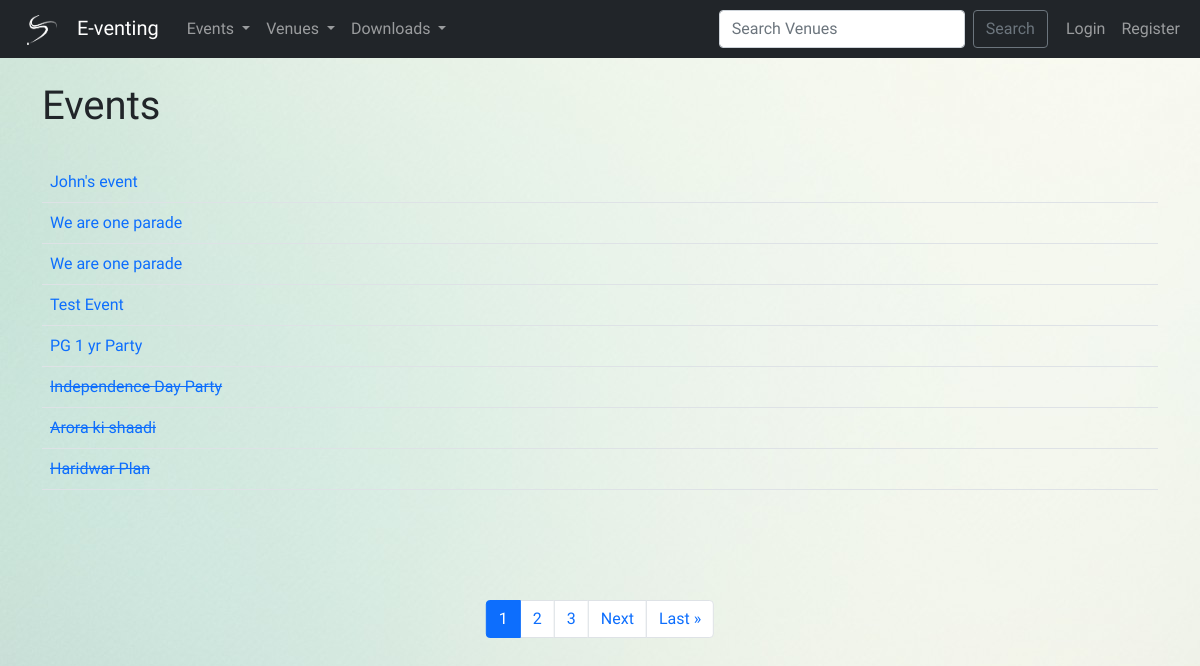
/events, run on an earlier commit of the app's database.
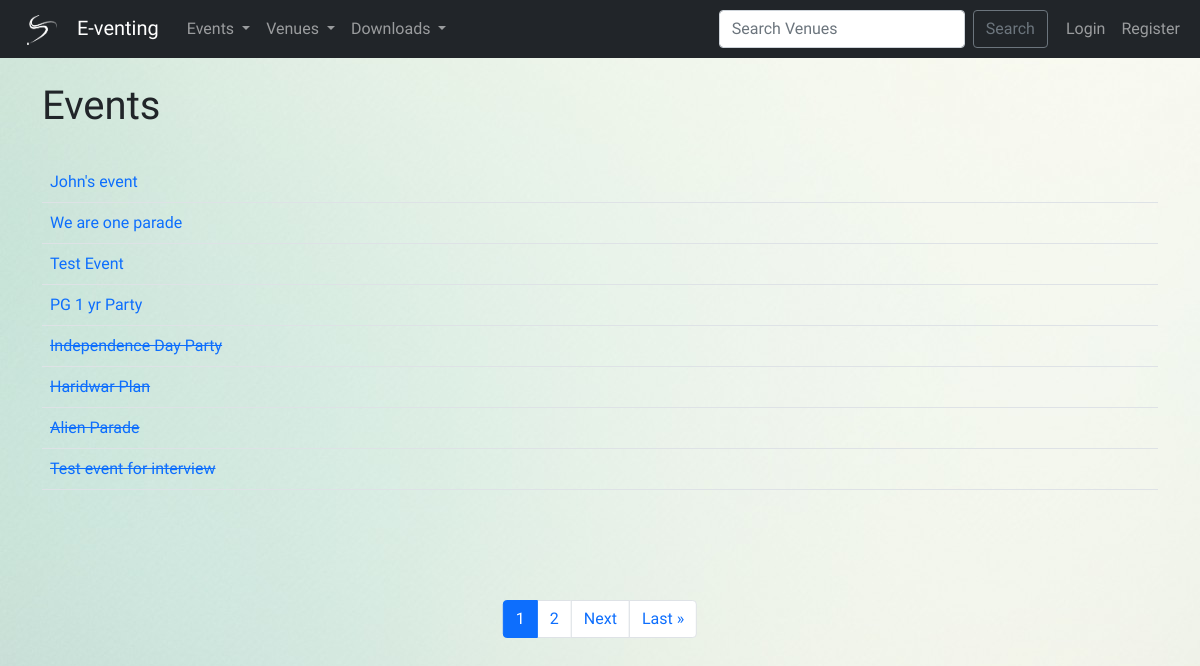
And on a later commit of the database.
### events/models.py (models this page shows, shortened)
class Event(models.Model):
    name = models.CharField('Event Name', max_length=120)
    event_date = models.DateTimeField('Event Date')
    venue = models.ForeignKey(Venue, blank=True, null=True, on_delete=models.CASCADE)
    manager = models.ForeignKey(User, blank=True, null=True, on_delete=models.SET_NULL,related_name='manager')
    description = models.TextField(blank=True)
    attendees = models.ManyToManyField(Attendee, blank=True)
    approved = models.BooleanField(default=False)
    def __str__(self):
        return self.name
    @property
    def Is_past(self):
        today = date.today()
        if self.event_date.date() > today:
            occurred = 'Future'
        else:
            occurred = 'Past'
        return occurred

### events/views.py (the view)
# urls.py: path('events', views.all_events, name='list-events'),
def all_events(request):
    p = Paginator(Event.objects.filter(approved=True).order_by('-event_date'), 8)
    page = request.GET.get('page')
    event_list = p.get_page(page)
    nums = 'a'*event_list.paginator.num_pages
    return render(request, 'events/event_list.html', {
        'event_list': event_list,
        'nums':nums
    })

### events/templates/events/event_list.html (shortened to what this page needs)
{% extends 'events/base.html' %}
{% block content %}
    <h1>Events</h1>
    <br>
    <table class="table table-hover">
        {% for event in event_list %}
            <tr>
                <td>
                    <a href="{% url 'show-event' event.id%}" style="text-decoration: none;">
                        {% if event.Is_past == 'Past' %}
                            <del>{{event}}</del>
                        {% else %}
                            {{event}}
                        {% endif %}
                    </a>
                </td>
                {%if user.is_authenticated and user == event.manager %}
                <td align='right'>
                    <a href="{% url 'update-event' event.id%}" class="btn btn-outline-secondary btn-sm">Update</a>
                    <a href="{% url 'delete-event' event.id%}" class="btn btn-outline-danger btn-sm">Delete</a>
                </td>
                {% else %}
                    <td align='right'/>
                {% endif %}
            </tr>
        {% endfor %}
    </table>
    <div style="position: absolute;top: 75%;left: 50%;transform: translateX(-50%);">
        <nav aria-label="Page navigation example">
            <ul class="pagination justify-content-center">
            {% for i in nums %}
                {% if forloop.counter == event_list.number %}
                    <li class="page-item active"><a class="page-link" href="?page={{forloop.counter}}">{{ forloop.counter}}</a></li>
                {% else %}
                    <li class="page-item"><a class="page-link" href="?page={{forloop.counter}}">{{ forloop.counter}}</a></li>
                {% endif %}
            {% endfor %}
            {% if event_list.has_next %}
                <li class="page-item"><a class="page-link" href="?page={{event_list.next_page_number}}">Next</a></li>
                <li class="page-item"><a class="page-link" href="?page={{event_list.paginator.num_pages}}">Last &raquo</a></li>
            {% endif %}
            </ul>
        </nav>
    </div>
    <br><br>
{% endblock %}

What changed in the data, as far as the page shows it:
removed Event: name "We are one parade"
removed Event: name "Arora ki shaadi"
now on this page (row unchanged): Event: name "Alien Parade"
now on this page (row unchanged): Event: name "Test event for interview"
Also different on the page:
list line gone: "3"
